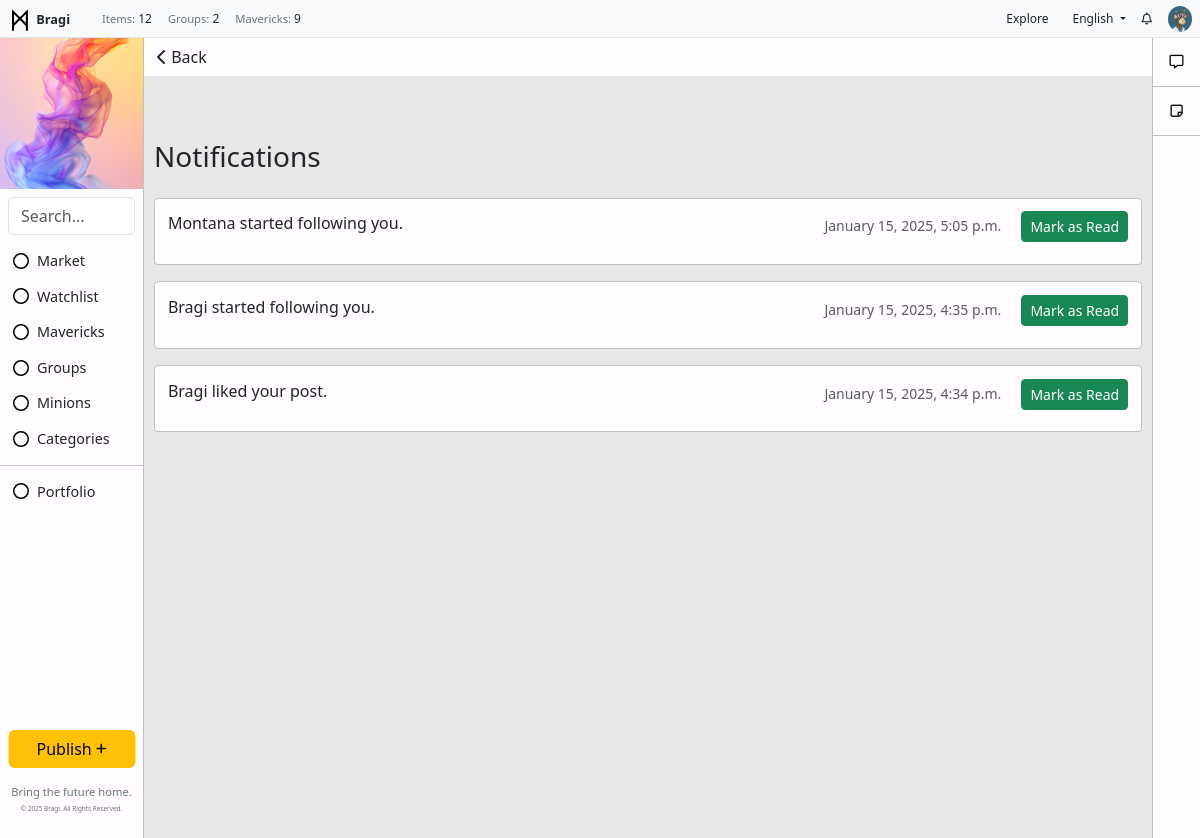
/notifications/ (signed in), run on the app's committed database.
### users/models.py (models this page shows, shortened)
class UserProfile(models.Model):
    user = models.OneToOneField(User, on_delete=models.CASCADE)
    bio = models.TextField(blank=True, null=True)  # Bio field
    profile_picture = models.ImageField(upload_to='profile_pictures/', null=True, blank=True)  # Profile picture
    location = models.CharField(max_length=255, blank=True, null=True)  # New location field

### toolbar/models.py (models this page shows, shortened)
class ToolbarAd(models.Model):  # Separate model for the toolbar's external image
    name = models.CharField(max_length=100, blank=True, null=True)
    alt_text = models.CharField(max_length=200, blank=True, null=True)  # Alt text for the image
    image = models.ImageField(upload_to='toolbar_images/', blank=True, null=True)  # Image upload field
    url = models.URLField(max_length=200, blank=True, null=True)  # Use URLField for link
    visible = models.BooleanField(default=True)

class ToolbarItem(models.Model):
    icon = models.FileField(upload_to='toolbar_images/', blank=True, null=True)  # Image upload field
    name = models.CharField(max_length=100)
    url = models.CharField(max_length=200, blank=True, null=True)
    order = models.IntegerField(default=0)
    visible = models.BooleanField(default=True)
    class Meta:
        ordering = ['order']

class UsersItem(models.Model):
    name = models.CharField(max_length=255)
    icon = models.FileField(upload_to='toolbar_images/', blank=True, null=True)  # Image upload field
    description = models.TextField(blank=True, null=True)
    visible = models.BooleanField(default=True)

### notifications/models.py (models this page shows, shortened)
class Notification(models.Model):
    NOTIFICATION_TYPES = (
        ('like', 'Like'),
        ('follow', 'Follow'),
        ('comment', 'Comment'),
        ('reply', 'Reply'),
    )
    user = models.ForeignKey(User, on_delete=models.CASCADE, related_name='notifications_app_notifications')
    message = models.CharField(max_length=255)
    notification_type = models.CharField(max_length=20, choices=NOTIFICATION_TYPES)
    is_read = models.BooleanField(default=False)
    created_at = models.DateTimeField(auto_now_add=True)
    post = models.ForeignKey(Post, null=True, blank=True, on_delete=models.CASCADE)
    comment = models.ForeignKey(Comment, null=True, blank=True, on_delete=models.CASCADE)

### notifications/views.py (the view, shortened to what this page needs)
# urls.py: path('', views.notifications_list, name='notifications_list'),
@login_required
def notifications_list(request):
    notifications = Notification.objects.filter(user=request.user).order_by('-created_at')
    return render(request, 'notifications/notifications_list.html', {'notifications': notifications})

### backend/context_processors.py (called while the page is built)
def published_posts_count(request):
    count = Post.objects.filter(status='published').count()
    return {'published_posts_count': count}

def toolbar_items(request):
    return {
        'toolbar_items': ToolbarItem.objects.filter(visible=True),
        'toolbar_ad': ToolbarAd.objects.filter(visible=True).first(),
        'toolbar_user_items': UsersItem.objects.filter(visible=True),  # Plural name for consistency
    }

def group_count(request):
    return {'group_count': Group.objects.count()}

def combined_count(request):
    mavericks_count = Maverick.objects.count()
    users_count = User.objects.count()
    combined_count = mavericks_count + users_count
    return {
        'combined_count': combined_count
    }

### notifications/templates/notifications/notifications_list.html (shortened to what this page needs)
{% extends 'base.html' %}
{% block content %}
<div class="text-left" style="position: sticky; top: 0; margin: 0; padding: 0; background-color: #FFFBFF; ">
    <button onclick="window.history.back();" class="btn">
        <i class="fa-solid fa-chevron-left"></i> Back
    </button>
</div>
<div class="container mt-5" style="padding: 16px 1%;">
    <h3 class="mb-4">Notifications</h3>
    {% for notification in notifications %}
        <div class=" d-flex justify-content-between" style="padding: .8rem .8rem; border-radius: .25rem; margin-bottom: 1rem; background-color: #FFFBFF; border: 1px solid #C2BFC2;">
            <div>
                <p>{{ notification.message }}</p>
            </div>
            <div class="text-muted text-end">
                <small>{{ notification.created_at|date:"F j, Y, g:i a" }}</small>
                {% if not notification.is_read %}
                    <a href="?mark_read={{ notification.id }}" class="btn btn-sm btn-success ms-3">Mark as Read</a>
                {% endif %}
            </div>
        </div>
    {% empty %}
        <div class="alert alert-warning">No notifications yet.</div>
    {% endfor %}
</div>
{% endblock %}

### templates/base.html (shortened to what this page needs)
{% load static %}
<!DOCTYPE html>
<html lang="en">
<head>
    <link href="https://cdn.jsdelivr.net/npm/bootstrap@5.3.0-alpha1/dist/css/bootstrap.min.css" rel="stylesheet">
    <link rel="stylesheet" href="https://cdnjs.cloudflare.com/ajax/libs/font-awesome/6.0.0-beta3/css/all.min.css">
    <link rel="stylesheet" href="{% static 'css/styles.css' %}">
</head>
<body>
    {% if user.is_authenticated %}
    <div class="container-fluid">
        <div class="row fixed-top px-2 py-0 bg-light border-bottom" style="height: 38px; z-index: 1000;">
            <div class="col-auto d-flex align-items-center">
                <a href="/" class="text-decoration-none">
                    <img src="{% static 'img/logo.svg' %}" alt="Icon" style="width: 24px; height: 24px; color: #000000;">
                    <span class="fw-semibold text-dark m-0" style="font-size: .8rem;">Bragi</span>
                </a>
            </div>
            <div class="col d-flex align-items-center">
                <ul class="navbar-nav d-flex flex-row m-0" style="font-size: 0.75rem;">
                    <li class="nav-item mx-2">
                        <p class="m-0"> <span class="text-secondary" style="font-size: .7rem;">Items:</span> {{ published_posts_count }}</p>
                    </li>
                    <li class="nav-item mx-2">
                        <p class="m-0"> <span class="text-secondary" style="font-size: .7rem;">Groups:</span> {{ group_count }}</p>
                    </li>
                    <li class="nav-item mx-2">
                        <p class="m-0"> <span class="text-secondary" style="font-size: .7rem;">Mavericks:</span> {{ combined_count }}</p>
                    </li>
                </ul>
            </div>
            <div class="col d-flex justify-content-end align-items-center" style="height: 38px;">
                <ul class="navbar-nav d-flex flex-row m-0 align-items-center">
                    <li class="nav-item mx-2">
                        <a href="/" class="nav-link btn btn-warning py-1 px-2" style="font-size: 0.75rem;">Explore</a>
                    </li>
                    <li class="nav-item dropdown mx-2">
                        <a class="nav-link dropdown-toggle" id="dropdownMenuLink" role="button" data-bs-toggle="dropdown" aria-expanded="false" style="font-size: 0.75rem;">
                            English
                        </a>
                    </li>
                    <li class="nav-item mx-2">
                        <a href="{% url 'notifications_list' %}" class="nav-link text-decoration-none" style="color: inherit; text-decoration: none; font-size: 0.75rem;">
                            <i class="fa-regular fa-bell"></i>
                        </a>
                    </li>
                    <li class="nav-item dropdown" style="margin-left: 8px;">
                        <a href="#" class="nav-link" id="dropdownUser2" role="button" data-bs-toggle="dropdown" aria-expanded="false" style="padding: 3px 0;">
                            {% if request.user.is_authenticated and request.user.userprofile.profile_picture %}
                                <img src="{{ request.user.userprofile.profile_picture.url }}" alt="Profile Picture" class="rounded-circle" style="width: 24px; height: auto; object-fit: cover;">
                            {% else %}
                                <i class="fas fa-user-circle" style="width: 24px; height: 24px; object-fit: cover;"></i>
                            {% endif %}
                        </a>
                    </li>
                </ul>
            </div>
        </div>
            <div class="row" style="margin-top: 38px; position: relative; display: flex; height: 100vh;">
                <div class="col-auto" style="position: fixed; top: 38px; left: 0; bottom: 0; width: 144px; background-color: #FFFBFF; border-right: 1px solid #C2BFC2; margin: 0; padding: 0;">
                    {% if toolbar_ad %}
                    <div  style="display: flex; justify-content: center; align-items: center; overflow: hidden;">
                        {% if toolbar_ad.image %}
                            <a href="{{ toolbar_ad.url }}" target="_blank">
                                <img src="{{ toolbar_ad.image.url }}" alt="{{ toolbar_ad.alt_text }}">
                            </a>
                        {% else %}
                            <p>No toolbar image available.</p>
                        {% endif %}
                    </div>
                    {% else %}
                        <p>No toolbar ad found.</p>
                    {% endif %}
                    <form class="search-form m-2" method="get" action="{% url 'post_list' %}">
                        <input class="form-control" type="search" name="q" placeholder="Search..." aria-label="Search" value="{{ query|default:'' }}">
                    </form>
                    <ul class="list-unstyled">
                        <li class="nav-item">
                            <ul class="list-unstyled">
                                {% for item in toolbar_items %}
                                    {% if item.visible %}
                                        <li class="nav-item">
                                            <a href="{{ item.url }}" class="btn btn-toggle align-items-center" style="display: flex; align-items: center;">
                                                {% if item.icon %}
                                                <img src="{{ item.icon.url }}" alt="{{ item.name }} icon" class="icon-class" style="width: 16px; height: 16px; margin-right: 8px;">
                                                {% endif %}
                                                <span class="" style="font-size: .9rem;">{{ item.name }}</span>
                                            </a>
                                        </li>
                                    {% endif %}
                                {% endfor %}
                            </ul>
                        </li>
                        <li><hr class="my-2"></li>
                        <li class="nav-item">
                            <ul class="list-unstyled">
                                {% for toolbar_user_item in toolbar_user_items %}
                                    <li class="nav-item" style="text-decoration: none;">
                                        <a class="btn btn-toggle align-items-center" style="text-decoration: none; display: flex; align-items: center;" type="button" data-bs-toggle="collapse" data-bs-target="#collapse-{{ toolbar_user_item.id }}" aria-expanded="false" aria-controls="collapse-{{ toolbar_user_item.id }}">
                                            {% if toolbar_user_item.icon %}
                                                <img src="{{ toolbar_user_item.icon.url }}" alt="{{ toolbar_user_item.name }} icon" class="icon-class" style="width: 16px; height: 16px; margin-right: 8px;">
                                            {% endif %}
                                            <span class="" style="font-size: .9rem;">{{ toolbar_user_item.name }}</span>
                                        </a>
                                    </li>
                                {% endfor %}
                            </ul>
                        </li>
                    </ul>
                    <ul class="navbar-nav position-absolute bottom-0 start-50 translate-middle-x w-100 p-2">
                        <li class="nav-item mb-3">
                            <a href="{% url 'post_create' %}" class="btn btn-warning w-100">Publish <i class="fas fa-plus fa-xs"></i></a>
                        </li>
                        <li class="nav-item">
                            <p class="mb-0 text-center" style="font-size: 0.7rem; line-height: 1.5; color: #6c757d;">
                                Bring the future home.
                            </p>
                            <p class="text-center mt-1" style="color: #6c757d; font-size: 0.4rem;">
                                &copy; {% now "Y" %} Bragi. All Rights Reserved.
                            </p>
                        </li>
                    </ul>
                </div>
                <div class="col" style="padding: 0; margin-left: 144px; margin-right: 48px; background:rgb(231, 231, 231)">
                        {% block content %}{% endblock %}
                </div>
                <div class="col-auto" style="position: fixed; top: 38px; right: 0; bottom: 0; width: 48px; background-color: #FFFBFF; border-left: 1px solid #C2BFC2; margin: 0; padding: 0;">
                    <ul class="nav nav-flush flex-column text-center">
                        <li class="nav-item" style="border-bottom: 1px solid #C2BFC2; margin: 0; padding: 12px; ">
                            <a href="{% url 'communication_center' %}" style="color: #000000; margin: 0; padding: 0;" aria-current="page" title="Communication Center" data-bs-toggle="tooltip" data-bs-placement="right">
                                <i class="fa-regular fa-message fa-sm"></i>
                            </a>
                        </li>
                        <li class="nav-item" style="border-bottom: 1px solid #C2BFC2; margin: 0; padding: 12px; ">
                            <a href="{% url 'draft_posts' %}" style="color: #000000; margin: 0; padding: 0;" aria-current="page" title="Drafts" data-bs-toggle="tooltip" data-bs-placement="right">
                                <i class="fa-regular fa-note-sticky fa-sm"></i>
                            </a>
                        </li>
                    </ul>
                </div>
            </div>
    </div>
    {% endif %}
</body>
</html>

### static/css/styles.css (style rules this page uses)
.mb-3 { margin-bottom: 20px; }

### data on the page
ToolbarAd: image (picture)
ToolbarItem: icon (picture), name "Market"
ToolbarItem: icon (picture), name "Watchlist"
ToolbarItem: icon (picture), name "Mavericks"
ToolbarItem: icon (picture), name "Groups"
ToolbarItem: icon (picture), name "Minions"
ToolbarItem: icon (picture), name "Categories"
UsersItem: icon (picture), name "Portfolio"
Notification: message "Montana started following you.", created_at "January 15, 2025, 5:05 p.m."
Notification: message "Bragi started following you.", created_at "January 15, 2025, 4:35 p.m."
Notification: message "Bragi liked your post.", created_at "January 15, 2025, 4:34 p.m."

### other printed values
{{ published_posts_count }} "12"
{{ group_count }} "2"
{{ combined_count }} "9"
